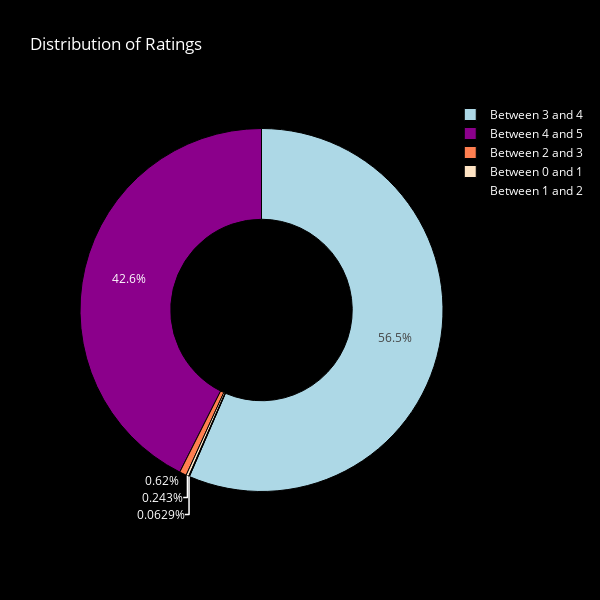

The cell this chart's notebook holds for it:
### Code cell
## ratings_dist
labels = books_data['ratings_dist'].value_counts().index
values = books_data['ratings_dist'].value_counts().values

colors = ['lightblue', 'darkmagenta', 'coral', 'bisque', 'black']

fig = go.Figure(data=[go.Pie(
    labels=labels,
    values=values,
    hole=0.5,
    marker=dict(colors=colors, line=dict(color='#000000', width=1)),
)])

fig.update_layout(
    title="Distribution of Ratings",
    plot_bgcolor='black',
    paper_bgcolor='black',
    font=dict(color='white'),
    width=600,  # Width of the plot in pixels
    height=600,  # Height of the plot in pixels
    xaxis=dict(
        gridcolor='rgba(255, 255, 255, 0.3)'  # White grid lines with 0.3 alpha on x-axis
    ),
    yaxis=dict(
        gridcolor='rgba(255, 255, 255, 0.3)'  # White grid lines with 0.3 alpha on y-axis
    )
)

fig.show()

### Figure 1 — Plotly figure (JSON) as saved in the notebook; plotly's stock layout.template omitted (floating-point values rounded to 4 significant figures)
{"data": [{"hole": 0.5, "labels": ["Between 3 and 4", "Between 4 and 5", "Between 2 and 3", "Between 0 and 1", "Between 1 and 2"], "marker": {"colors": ["lightblue", "darkmagenta", "coral", "bisque", "black"], "line": {"color": "#000000", "width": 1}}, "type": "pie", "values": [6285, 4735, 69, 27, 7]}], "layout": {"font": {"color": "white"}, "height": 600, "paper_bgcolor": "black", "plot_bgcolor": "black", "title": {"text": "Distribution of Ratings"}, "width": 600, "xaxis": {"gridcolor": "rgba(255, 255, 255, 0.3)"}, "yaxis": {"gridcolor": "rgba(255, 255, 255, 0.3)"}}}
